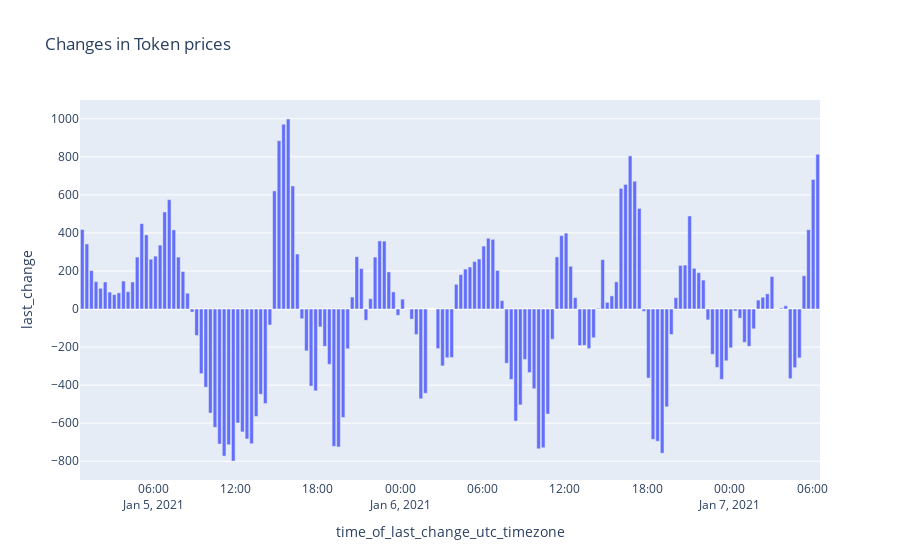

The code cell stored with this chart in its notebook:
### Code cell
fig = px.bar(df, x="time_of_last_change_utc_timezone", y="last_change", title='Changes in Token prices')
fig.show()

### Figure 1 — Plotly figure (JSON) as saved in the notebook; plotly's stock layout.template omitted (floating-point values rounded to 4 significant figures; data arrays with more than 128 entries replaced by an {"elided": "..."} marker saying what was removed)
{"data": [{"alignmentgroup": "True", "hovertemplate": "time_of_last_change_utc_timezone=%{x}<br>last_change=%{y}<extra></extra>", "legendgroup": "", "marker": {"color": "#636efa"}, "name": "", "offsetgroup": "", "orientation": "v", "showlegend": false, "textposition": "auto", "type": "bar", "x": {"elided": "160 str values"}, "xaxis": "x", "y": {"elided": "160 int values"}, "yaxis": "y"}], "layout": {"barmode": "relative", "legend": {"tracegroupgap": 0}, "title": {"text": "Changes in Token prices"}, "xaxis": {"anchor": "y", "domain": [0, 1], "title": {"text": "time_of_last_change_utc_timezone"}}, "yaxis": {"anchor": "x", "domain": [0, 1], "title": {"text": "last_change"}}}}
